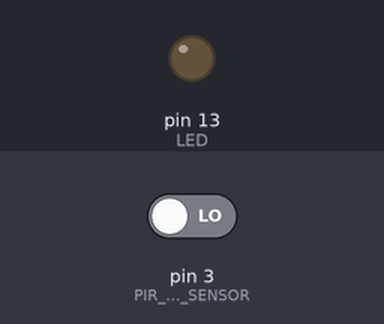
Recording of a sketch running on a simulated Arduino Uno, built with avr-gcc and run on an emulated ATmega328P. Shown: output pins drawn as LEDs (lit = HIGH). The inputs (shaded band) are chosen by the test bench; at power-on: pin 3 (PIR_MOTION_SENSOR) LOW.

Above: at 1.2 s.
1.3 s: pin 3 (PIR_MOTION_SENSOR) driven HIGH
At 2.5 s:
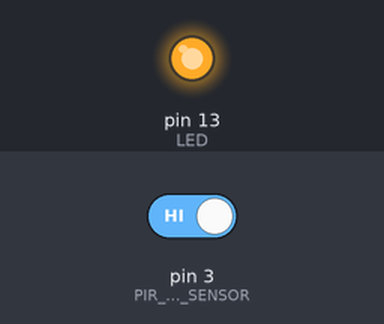
2.8 s: pin 3 (PIR_MOTION_SENSOR) driven LOW
At 3.8 s:
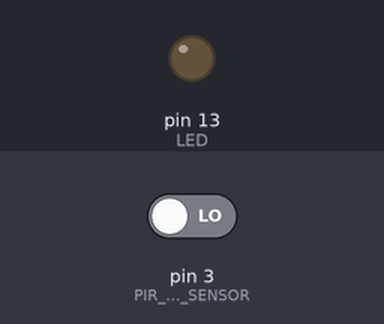
Timing chart, 0 to 5.8 s (numbered marks = the images above; inputs shaded):
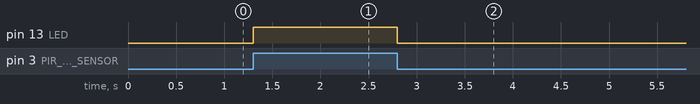

Measured:
- after the input at 1.3 s, pin 13 (LED): LOW → HIGH at once
- after the input at 2.8 s, pin 13 (LED): HIGH → LOW at once

The sketch:

pir.ino
```cpp
/*******************************************************************************/
/*macro definitions of PIR motion sensor pin and LED pin*/
#define PIR_MOTION_SENSOR 3 //Use pin 2 to receive the signal from the module
#define LED	13 //the Grove - LED is connected to D4 of Arduino

void setup()
{
	pinsInit();
}

void loop()
{
	if(isPeopleDetected()) //if it detects the moving people?
		turnOnLED();
	else
		turnOffLED();
}
void pinsInit()
{
	pinMode(PIR_MOTION_SENSOR, INPUT);
	pinMode(LED,OUTPUT);
}
void turnOnLED()
{
	digitalWrite(LED,HIGH);
}
void turnOffLED()
{
	digitalWrite(LED,LOW);
}
boolean isPeopleDetected()
{
	int sensorValue = digitalRead(PIR_MOTION_SENSOR);
	if(sensorValue == HIGH) //if the sensor value is HIGH?
	{
		return true; //yes,return true
	}
	else
	{
		return false;//no,return false
	}
}
```
